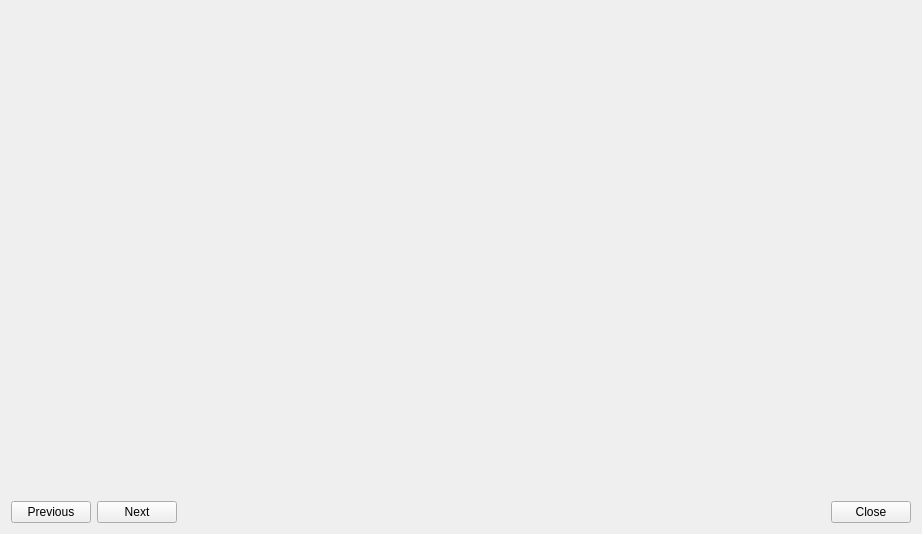
<?xml version="1.0" encoding="UTF-8"?>
<ui version="4.0">
 <class>PluginInfoDialog</class>
 <widget class="QDialog" name="PluginInfoDialog">
  <property name="geometry">
   <rect>
    <x>0</x>
    <y>0</y>
    <width>922</width>
    <height>534</height>
   </rect>
  </property>
  <property name="windowTitle">
   <string>BGS Data</string>
  </property>
  <layout class="QVBoxLayout" name="verticalLayout">
   <item>
    <widget class="BSPluginInfo::PluginRecordView" name="pluginRecordView" native="true">
     <property name="sizePolicy">
      <sizepolicy hsizetype="Expanding" vsizetype="Expanding">
       <horstretch>0</horstretch>
       <verstretch>0</verstretch>
      </sizepolicy>
     </property>
    </widget>
   </item>
   <item>
    <layout class="QHBoxLayout" name="horizontalLayout">
     <item>
      <widget class="QPushButton" name="previousFile">
       <property name="text">
        <string>Previous</string>
       </property>
       <property name="autoDefault">
        <bool>false</bool>
       </property>
      </widget>
     </item>
     <item>
      <widget class="QPushButton" name="nextFile">
       <property name="text">
        <string>Next</string>
       </property>
       <property name="autoDefault">
        <bool>false</bool>
       </property>
      </widget>
     </item>
     <item>
      <spacer name="horizontalSpacer">
       <property name="orientation">
        <enum>Qt::Horizontal</enum>
       </property>
       <property name="sizeHint" stdset="0">
        <size>
         <width>40</width>
         <height>20</height>
        </size>
       </property>
      </spacer>
     </item>
     <item>
      <widget class="QPushButton" name="close">
       <property name="text">
        <string>Close</string>
       </property>
       <property name="autoDefault">
        <bool>false</bool>
       </property>
      </widget>
     </item>
    </layout>
   </item>
  </layout>
 </widget>
 <customwidgets>
  <customwidget>
   <class>BSPluginInfo::PluginRecordView</class>
   <extends>QWidget</extends>
   <header>bsplugininfo/pluginrecordview.h</header>
   <container>1</container>
  </customwidget>
 </customwidgets>
 <resources>
  <include location="../../../modorganizer/src/resources.qrc"/>
 </resources>
 <connections/>
</ui>
